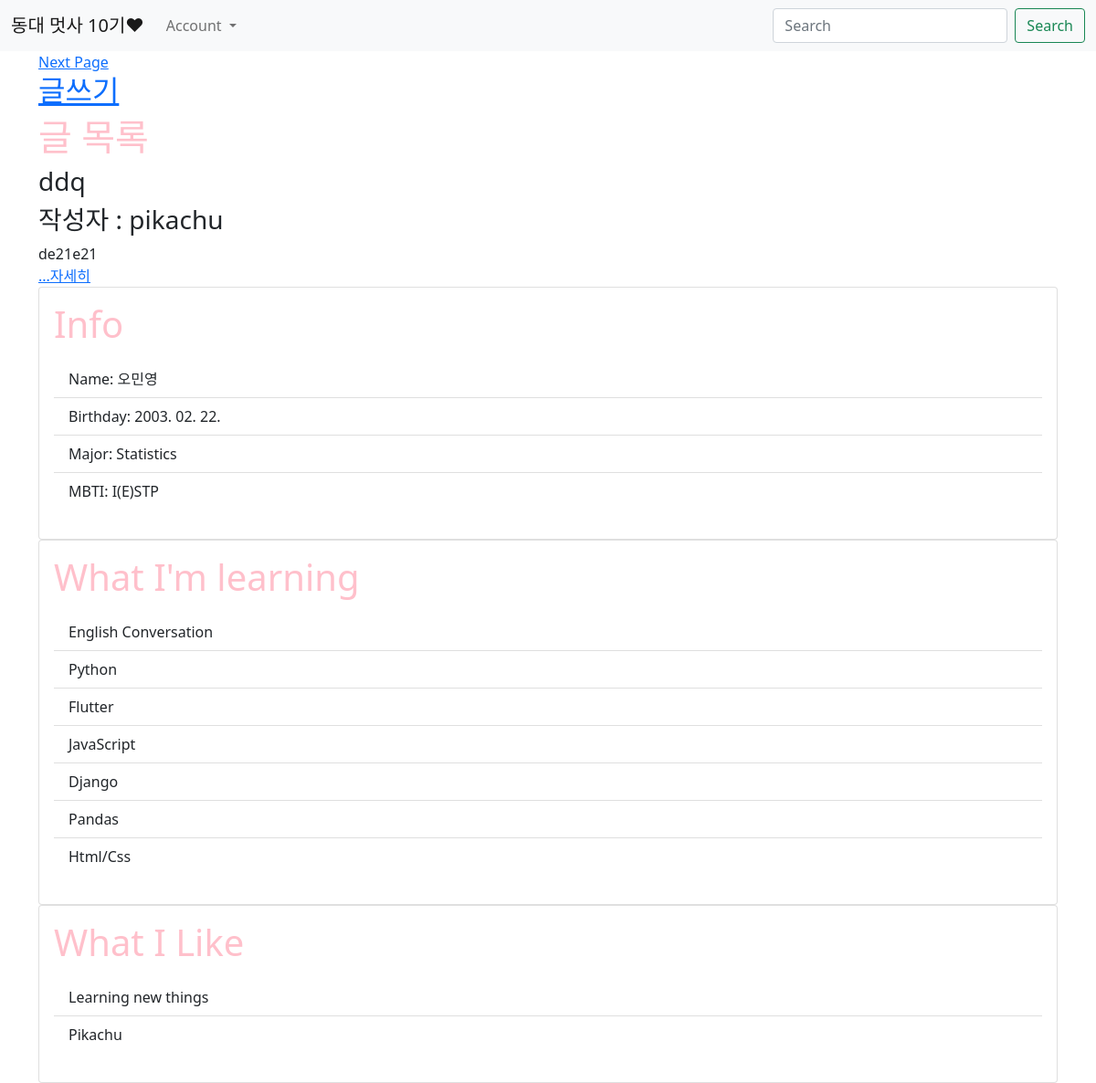
Screenshot of / (signed in) with the database file from the repository.
### main/models.py (models this page shows, shortened)
class Post(models.Model):
    id = models.AutoField(primary_key=True)
    title = models.CharField(max_length=200)
    writer = models.ForeignKey(User, on_delete=models.CASCADE)
    pub_date = models.DateTimeField()
    body = models.TextField()
    image = models.ImageField(upload_to = "post/", blank=True, null=True)
    like_user_set = models.ManyToManyField(User, blank=True, related_name="like_user_set", through='Like')
    dislike_user_set = models.ManyToManyField(User, blank=True, related_name="dislike_user_set", through="Dislike")
    def summary(self):
        return self.body[:20]

### main/views.py (the view)
# urls.py: path('', showmain, name= 'showmain'),
def showmain(request):
    posts = Post.objects.all()
    return render(request, 'main/show.html', {'posts':posts})

### main/templates/main/show.html
{% extends 'base.html' %}
{% block content %}
<a href="{% url 'main:showpage' %}">Next Page</a>
{% if user.is_authenticated %}
<h2><a href="{%url 'main:new'%}">글쓰기</a></h2>
<h1>글 목록</h1>
{% for post in posts %}
<div>
    <h3>{{post.title}}</h3>
    {% if post.writer %}
        {% if 'user' in post.writer.username %}
            <h3>작성자 : {{ post.writer.last_name }} {{ post.writer.first_name }}</h3>
        {% else %}
            <h3>작성자 : {{ post.writer }}</h3>
        {% endif %}
    {% else %}
        <h3>작성자 : 알 수 없음</h3>
    {% endif %}
    {{post.summary}} <br>
    <a href="{%url 'main:detail' post.id %}">...자세히</a>
</div>
{% endfor %}
{% else %}
<a href="{% url 'account_login' %}" class="btn btn-warning">로그인</a>
<a href="{% url 'account_signup' %}" class="btn btn-warning">회원가입</a>
{% endif %}
<div class="card">
    <div class="card-body">
        <h1 class="card-title">Info</h1>
        <p class="card-text">
        <ul class="list-group list-group-flush">
            <li class="list-group-item">Name: 오민영</li>
            <li class="list-group-item">Birthday: 2003. 02. 22.</li>
            <li class="list-group-item">Major: Statistics</li>
            <li class="list-group-item">MBTI: I(E)STP</li>
        </ul>
        </p>
    </div>
</div>
<div class="card">
    <div class="card-body">
        <h1 class="card-title">What I'm learning</h1>
        <p class="card-text">
        <ul class="list-group list-group-flush">
            <li class="list-group-item">English Conversation</li>
            <li class="list-group-item">Python</li>
            <li class="list-group-item">Flutter</li>
            <li class="list-group-item">JavaScript</li>
            <li class="list-group-item">Django</li>
            <li class="list-group-item">Pandas</li>
            <li class="list-group-item">Html/Css</li>
        </ul>
        </p>
    </div>
</div>
<div class="card">
    <div class="card-body">
        <h1 class="card-title">What I Like </h1>
        <p class="card-text">
        <ul class="list-group list-group-flush">
            <li class="list-group-item">Learning new things</li>
            <li class="list-group-item">Pikachu</li>
        </ul>
        </p>
    </div>
</div>
{% endblock %}

### intro_assignment/static/css/project.css (style rules this page uses)
h1 { color: pink; }

### rows the page displays
Post: title "ddq", writer "pikachu", summary "de21e21"
